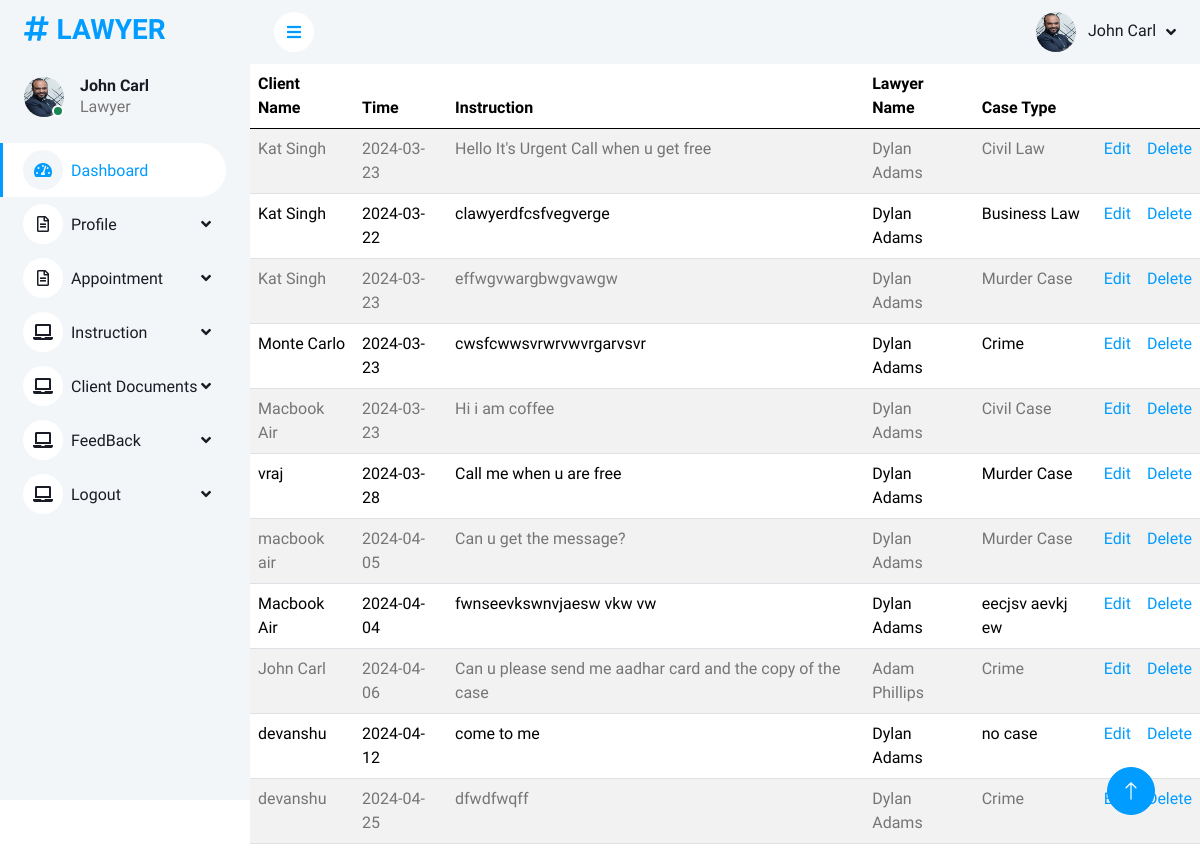
The app's page /lawyerapp/showInstruction (signed in) with its own data.
### lawyerapp/models.py (models this page shows)
class client_instructions(models.Model):
    cname=models.CharField(max_length=30)
    cdate=models.CharField(max_length=20)
    cinst=models.CharField(max_length=200)
    case = models.CharField(max_length=30)
    clawyer=models.CharField(max_length=30)

### lawyerapp/views.py (the view)
# urls.py: path('/showInstruction', views.showInstruction),
def showInstruction(request):
    lawyer_name = request.session.get('name')
    data = lawyer_info.objects.get(lname=lawyer_name)
    image = data.limg.url
    data=client_instructions.objects.all
    return render(request,'lawyer/showInstruction.html',{'data':data,'image':image})

### templates/lawyer/showInstruction.html (shortened to what this page needs)
<!DOCTYPE html>
<link href="https://cdn.jsdelivr.net/npm/bootstrap@5.3.3/dist/css/bootstrap.min.css" rel="stylesheet">
{%load static%}
<html lang="en">
<head>
    <link href="https://cdnjs.cloudflare.com/ajax/libs/font-awesome/5.10.0/css/all.min.css" rel="stylesheet">
    <link href="https://cdn.jsdelivr.net/npm/bootstrap-icons@1.4.1/font/bootstrap-icons.css" rel="stylesheet">
    <link href="{% static 'lawyer/lib/owlcarousel/assets/owl.carousel.min.css'%}" rel="stylesheet">
    <link href="{% static 'lawyer/lib/tempusdominus/css/tempusdominus-bootstrap-4.min.css'%}" rel="stylesheet" />
    <link href="{% static 'lawyer/css/bootstrap.min.css'%}" rel="stylesheet">
    <link href="{% static 'lawyer/css/style.css'%}" rel="stylesheet">
</head>
<body>
    <div class="container-xxl position-relative bg-white d-flex p-0">
        <div class="sidebar pe-4 pb-3">
            <nav class="navbar bg-light navbar-light">
                <a href="" class="navbar-brand mx-4 mb-3">
                    <h3 class="text-primary"><i class="fa fa-hashtag me-2"></i>LAWYER</h3>
                </a>
                <div class="d-flex align-items-center ms-4 mb-4">
                    <div class="position-relative">
                        <img class="rounded-circle" src="{{image}}" alt="" style="width: 40px; height: 40px;">
                        <div class="bg-success rounded-circle border border-2 border-white position-absolute end-0 bottom-0 p-1"></div>
                    </div>
                    <div class="ms-3">
                        <h6 class="mb-0">{{request.session.name}}</h6>
                        <span>Lawyer</span>
                    </div>
                </div>
                <div class="navbar-nav w-100">
                     <a href="/lawyerapp" class="nav-item nav-link active"><i class="fa fa-tachometer-alt me-2"></i>Dashboard</a>
                     <div class="nav-item dropdown">
                        <a href="#" class="nav-link dropdown-toggle" data-bs-toggle="dropdown"><i class="far fa-file-alt me-2"></i>Profile</a>
                    </div>
                    <div class="nav-item dropdown">
                        <a href="#" class="nav-link dropdown-toggle" data-bs-toggle="dropdown"><i class="far fa-file-alt me-2"></i>Appointment</a>
                    </div>
                    <div class="nav-item dropdown">
                        <a href="#" class="nav-link dropdown-toggle" data-bs-toggle="dropdown"><i class="fa fa-laptop me-2"></i>Instruction</a>
                    </div>
                     <div class="nav-item dropdown">
                        <a href="#" class="nav-link dropdown-toggle" data-bs-toggle="dropdown"><i class="fa fa-laptop me-2"></i>Client Documents</a>
                    </div>
                    <div class="nav-item dropdown">
                        <a href="#" class="nav-link dropdown-toggle" data-bs-toggle="dropdown"><i class="fa fa-laptop me-2"></i>FeedBack</a>
                    </div>
                    <div class="nav-item dropdown">
                        <a href="" class="nav-link dropdown-toggle" data-bs-toggle="dropdown"><i class="fa fa-laptop me-2"></i>Logout</a>
                    </div>
                </div>
            </nav>
        </div>
        <div class="content">
            <nav class="navbar navbar-expand bg-light navbar-light sticky-top px-4 py-0">
                <a href="#" class="sidebar-toggler flex-shrink-0">
                    <i class="fa fa-bars"></i>
                </a>
                <div class="navbar-nav align-items-center ms-auto">
                    <div class="nav-item dropdown">
                        <a href="#" class="nav-link dropdown-toggle" data-bs-toggle="dropdown">
                           <img class="rounded-circle me-lg-2" src="{{image}}" alt="" style="width: 40px; height: 40px;">
                            <span class="d-none d-lg-inline-flex">{{request.session.name}}</span>
                        </a>
                    </div>
                </div>
            </nav>
            <table class="table table-striped table-hover">
              <thead>
                <tr>
                  <th>Client Name</th>
                  <th>Time</th>
                  <th>Instruction</th>
                  <th>Lawyer Name</th>
                     <th>Case Type</th>
                  <th></th>
                  <th ></th>
                </tr>
              </thead>
              <tbody>
              {%for i in data%}
                <tr>
                  <td>{{i.cname}}</td>
                  <td>{{i.cdate}}</td>
                  <td>{{i.cinst}}</td>
                  <td>{{i.clawyer}}</td>
                    <td>{{i.case}}</td>
                  <td><a href="updateinstruction/{{i.id}}">Edit</a></td>
                  <td><a href="deleteinstruction/{{i.id}}">Delete</a></td>
                </tr>
              {%endfor%}
              </tbody>
            </table>
        </div>
        <a href="#" class="btn btn-lg btn-primary btn-lg-square back-to-top"><i class="bi bi-arrow-up"></i></a>
    </div>
</body>
</html>

### static/lawyer/css/style.css (style rules this page uses)
:root { --primary: #009CFF; --light: #F3F6F9; --dark: #191C24; }
.back-to-top { position: fixed; display: none; right: 45px; bottom: 45px; z-index: 99; }
.btn { transition: .5s; }
.btn.btn-primary { color: #FFFFFF; }
.btn-lg-square { width: 48px; height: 48px; }
.btn-square, .btn-sm-square, .btn-lg-square { padding: 0; display: inline-flex; align-items: center; justify-content: center; font-weight: normal; border-radius: 50px; }
.sidebar { position: fixed; top: 0; left: 0; bottom: 0; width: 250px; height: 100vh; overflow-y: auto; background: var(--light); transition: 0.5s; z-index: 999; }
.content { margin-left: 250px; min-height: 100vh; background: #FFFFFF; transition: 0.5s; }
@media (min-width: 992px) { .sidebar { margin-left: 0; } }
@media (min-width: 992px) { .content { width: calc(100% - 250px); } }
.sidebar .navbar .navbar-nav .nav-link { padding: 7px 20px; color: var(--dark); font-weight: 500; border-left: 3px solid var(--light); border-radius: 0 30px 30px 0; outline: none; }
.sidebar .navbar .navbar-nav .nav-link:hover, .sidebar .navbar .navbar-nav .nav-link.active { color: var(--primary); background: #FFFFFF; border-color: var(--primary); }
.sidebar .navbar .navbar-nav .nav-link i { width: 40px; height: 40px; display: inline-flex; align-items: center; justify-content: center; background: #FFFFFF; border-radius: 40px; }
.sidebar .navbar .navbar-nav .nav-link:hover i, .sidebar .navbar .navbar-nav .nav-link.active i { background: var(--light); }
.sidebar .navbar .dropdown-toggle::after { position: absolute; top: 15px; right: 15px; border: none; content: "\f107"; font-family: "Font Awesome 5 Free"; font-weight: 900; transition: .5s; }
.content .navbar .navbar-nav .nav-link { margin-left: 25px; padding: 12px 0; color: var(--dark); outline: none; }
.content .navbar .sidebar-toggler, .content .navbar .navbar-nav .nav-link i { width: 40px; height: 40px; display: inline-flex; align-items: center; justify-content: center; background: #FFFFFF; border-radius: 40px; }
.content .navbar .dropdown-toggle::after { margin-left: 6px; vertical-align: middle; border: none; content: "\f107"; font-family: "Font Awesome 5 Free"; font-weight: 900; transition: .5s; }

### records on screen
client_instructions: cname "Kat Singh", cdate "2024-03-23", cinst "Hello It's Urgent Call when u get free", clawyer "Dylan Adams", case "Civil Law"
client_instructions: cname "Kat Singh", cdate "2024-03-22", cinst "clawyerdfcsfvegverge", clawyer "Dylan Adams", case "Business Law"
client_instructions: cname "Kat Singh", cdate "2024-03-23", cinst "effwgvwargbwgvawgw", clawyer "Dylan Adams", case "Murder Case"
client_instructions: cname "Monte Carlo", cdate "2024-03-23", cinst "cwsfcwwsvrwrvwvrgarvsvr", clawyer "Dylan Adams", case "Crime"
client_instructions: cname "Macbook Air", cdate "2024-03-23", cinst "Hi i am coffee", clawyer "Dylan Adams", case "Civil Case"
client_instructions: cname "vraj", cdate "2024-03-28", cinst "Call me when u are free", clawyer "Dylan Adams", case "Murder Case"
client_instructions: cname "macbook air", cdate "2024-04-05", cinst "Can u get the message?", clawyer "Dylan Adams", case "Murder Case"
client_instructions: cname "Macbook Air", cdate "2024-04-04", cinst "fwnseevkswnvjaesw vkw vw", clawyer "Dylan Adams", case "eecjsv aevkj ew"
client_instructions: cname "John Carl", cdate "2024-04-06", cinst "Can u please send me aadhar card and the copy of the case", clawyer "Adam Phillips", case "Crime"
client_instructions: cname "devanshu", cdate "2024-04-12", cinst "come to me", clawyer "Dylan Adams", case "no case"
client_instructions: cname "devanshu", cdate "2024-04-25", cinst "dfwdfwqff", clawyer "Dylan Adams", case "Crime"

### other values on screen
{{ request.session.name }} "John Carl"
